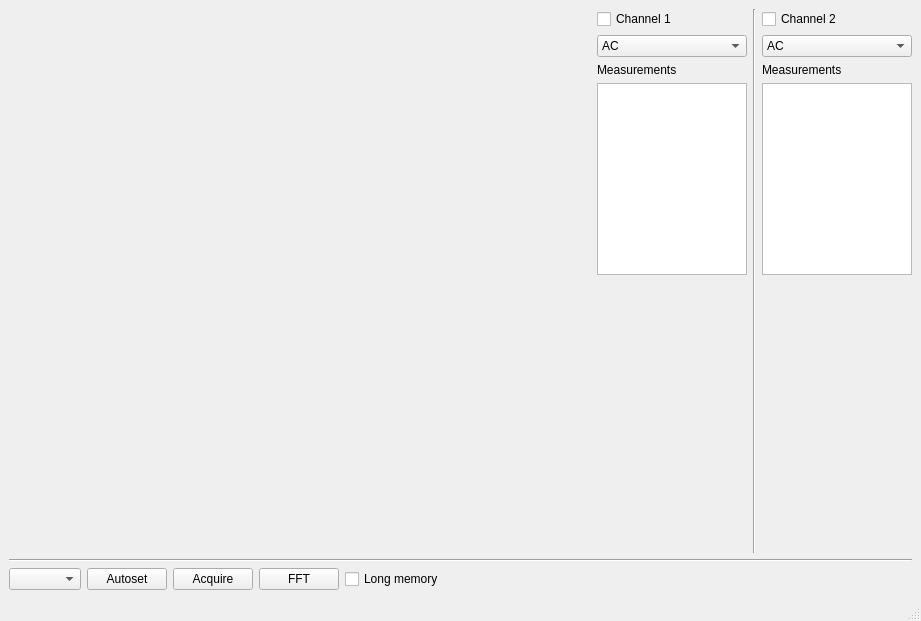
<?xml version="1.0" encoding="UTF-8"?>
<ui version="4.0">
 <class>MainWindow</class>
 <widget class="QMainWindow" name="MainWindow">
  <property name="geometry">
   <rect>
    <x>0</x>
    <y>0</y>
    <width>921</width>
    <height>621</height>
   </rect>
  </property>
  <property name="windowTitle">
   <string>MainWindow</string>
  </property>
  <widget class="QWidget" name="centralwidget">
   <layout class="QVBoxLayout" name="verticalLayout">
    <item>
     <layout class="QHBoxLayout" name="matplot_buttons_hlayout">
      <item>
       <widget class="QWidget" name="matplot_widget" native="true">
        <property name="sizePolicy">
         <sizepolicy hsizetype="Expanding" vsizetype="Expanding">
          <horstretch>0</horstretch>
          <verstretch>0</verstretch>
         </sizepolicy>
        </property>
        <layout class="QVBoxLayout" name="matplot_vlayout"/>
       </widget>
      </item>
      <item>
       <layout class="QVBoxLayout" name="ch1_vlayout">
        <item>
         <widget class="QCheckBox" name="ch1_checkbox">
          <property name="text">
           <string>Channel 1</string>
          </property>
         </widget>
        </item>
        <item>
         <widget class="QComboBox" name="ch1_coupling_combo">
          <item>
           <property name="text">
            <string>AC</string>
           </property>
          </item>
          <item>
           <property name="text">
            <string>DC</string>
           </property>
          </item>
          <item>
           <property name="text">
            <string>GND</string>
           </property>
          </item>
         </widget>
        </item>
        <item>
         <widget class="QLabel" name="ch1_measure_label">
          <property name="text">
           <string>Measurements</string>
          </property>
         </widget>
        </item>
        <item>
         <widget class="QPlainTextEdit" name="ch1_measure_textedit">
          <property name="sizePolicy">
           <sizepolicy hsizetype="Fixed" vsizetype="Fixed">
            <horstretch>0</horstretch>
            <verstretch>0</verstretch>
           </sizepolicy>
          </property>
          <property name="maximumSize">
           <size>
            <width>150</width>
            <height>200</height>
           </size>
          </property>
          <property name="readOnly">
           <bool>true</bool>
          </property>
         </widget>
        </item>
        <item>
         <spacer name="ch1_vspacer">
          <property name="orientation">
           <enum>Qt::Vertical</enum>
          </property>
          <property name="sizeHint" stdset="0">
           <size>
            <width>20</width>
            <height>40</height>
           </size>
          </property>
         </spacer>
        </item>
       </layout>
      </item>
      <item>
       <widget class="Line" name="channels_vline">
        <property name="orientation">
         <enum>Qt::Vertical</enum>
        </property>
       </widget>
      </item>
      <item>
       <layout class="QVBoxLayout" name="ch2_vlayout">
        <item>
         <widget class="QCheckBox" name="ch2_checkbox">
          <property name="text">
           <string>Channel 2</string>
          </property>
         </widget>
        </item>
        <item>
         <widget class="QComboBox" name="ch2_coupling_combo">
          <item>
           <property name="text">
            <string>AC</string>
           </property>
          </item>
          <item>
           <property name="text">
            <string>DC</string>
           </property>
          </item>
          <item>
           <property name="text">
            <string>GND</string>
           </property>
          </item>
         </widget>
        </item>
        <item>
         <widget class="QLabel" name="ch2_measure_label">
          <property name="text">
           <string>Measurements</string>
          </property>
         </widget>
        </item>
        <item>
         <widget class="QPlainTextEdit" name="ch2_measure_textedit">
          <property name="sizePolicy">
           <sizepolicy hsizetype="Fixed" vsizetype="Fixed">
            <horstretch>0</horstretch>
            <verstretch>0</verstretch>
           </sizepolicy>
          </property>
          <property name="maximumSize">
           <size>
            <width>150</width>
            <height>200</height>
           </size>
          </property>
          <property name="readOnly">
           <bool>true</bool>
          </property>
         </widget>
        </item>
        <item>
         <spacer name="ch2_vspacer">
          <property name="orientation">
           <enum>Qt::Vertical</enum>
          </property>
          <property name="sizeHint" stdset="0">
           <size>
            <width>20</width>
            <height>40</height>
           </size>
          </property>
         </spacer>
        </item>
       </layout>
      </item>
     </layout>
    </item>
    <item>
     <widget class="Line" name="hline">
      <property name="orientation">
       <enum>Qt::Horizontal</enum>
      </property>
     </widget>
    </item>
    <item>
     <layout class="QHBoxLayout" name="cmd_query_hlayout">
      <item>
       <widget class="QComboBox" name="serial_combo"/>
      </item>
      <item>
       <widget class="QPushButton" name="autoset_button">
        <property name="text">
         <string>Autoset</string>
        </property>
       </widget>
      </item>
      <item>
       <widget class="QPushButton" name="acquire_button">
        <property name="sizePolicy">
         <sizepolicy hsizetype="Fixed" vsizetype="Fixed">
          <horstretch>0</horstretch>
          <verstretch>0</verstretch>
         </sizepolicy>
        </property>
        <property name="text">
         <string>Acquire</string>
        </property>
       </widget>
      </item>
      <item>
       <widget class="QPushButton" name="fft_button">
        <property name="sizePolicy">
         <sizepolicy hsizetype="Fixed" vsizetype="Fixed">
          <horstretch>0</horstretch>
          <verstretch>0</verstretch>
         </sizepolicy>
        </property>
        <property name="text">
         <string>FFT</string>
        </property>
       </widget>
      </item>
      <item>
       <widget class="QCheckBox" name="longmem_checkbox">
        <property name="text">
         <string>Long memory</string>
        </property>
       </widget>
      </item>
      <item>
       <spacer name="cmd_query_hspacer">
        <property name="orientation">
         <enum>Qt::Horizontal</enum>
        </property>
        <property name="sizeHint" stdset="0">
         <size>
          <width>40</width>
          <height>20</height>
         </size>
        </property>
       </spacer>
      </item>
     </layout>
    </item>
   </layout>
  </widget>
  <widget class="QStatusBar" name="statusBar"/>
 </widget>
 <resources/>
 <connections>
  <connection>
   <sender>acquire_button</sender>
   <signal>clicked()</signal>
   <receiver>MainWindow</receiver>
   <slot>Acquire()</slot>
   <hints>
    <hint type="sourcelabel">
     <x>252</x>
     <y>584</y>
    </hint>
    <hint type="destinationlabel">
     <x>792</x>
     <y>80</y>
    </hint>
   </hints>
  </connection>
  <connection>
   <sender>fft_button</sender>
   <signal>clicked()</signal>
   <receiver>MainWindow</receiver>
   <slot>calculateFFT()</slot>
   <hints>
    <hint type="sourcelabel">
     <x>317</x>
     <y>578</y>
    </hint>
    <hint type="destinationlabel">
     <x>792</x>
     <y>142</y>
    </hint>
   </hints>
  </connection>
  <connection>
   <sender>ch1_coupling_combo</sender>
   <signal>activated(QString)</signal>
   <receiver>MainWindow</receiver>
   <slot>ch1_coupling_changed()</slot>
   <hints>
    <hint type="sourcelabel">
     <x>618</x>
     <y>58</y>
    </hint>
    <hint type="destinationlabel">
     <x>594</x>
     <y>595</y>
    </hint>
   </hints>
  </connection>
  <connection>
   <sender>ch2_coupling_combo</sender>
   <signal>activated(QString)</signal>
   <receiver>MainWindow</receiver>
   <slot>ch2_coupling_changed()</slot>
   <hints>
    <hint type="sourcelabel">
     <x>786</x>
     <y>56</y>
    </hint>
    <hint type="destinationlabel">
     <x>356</x>
     <y>605</y>
    </hint>
   </hints>
  </connection>
  <connection>
   <sender>ch1_checkbox</sender>
   <signal>toggled(bool)</signal>
   <receiver>MainWindow</receiver>
   <slot>ch1_toggled()</slot>
   <hints>
    <hint type="sourcelabel">
     <x>645</x>
     <y>28</y>
    </hint>
    <hint type="destinationlabel">
     <x>678</x>
     <y>599</y>
    </hint>
   </hints>
  </connection>
  <connection>
   <sender>ch2_checkbox</sender>
   <signal>toggled(bool)</signal>
   <receiver>MainWindow</receiver>
   <slot>ch2_toggled()</slot>
   <hints>
    <hint type="sourcelabel">
     <x>833</x>
     <y>21</y>
    </hint>
    <hint type="destinationlabel">
     <x>861</x>
     <y>591</y>
    </hint>
   </hints>
  </connection>
  <connection>
   <sender>autoset_button</sender>
   <signal>clicked()</signal>
   <receiver>MainWindow</receiver>
   <slot>aset()</slot>
   <hints>
    <hint type="sourcelabel">
     <x>128</x>
     <y>575</y>
    </hint>
    <hint type="destinationlabel">
     <x>154</x>
     <y>593</y>
    </hint>
   </hints>
  </connection>
 </connections>
 <slots>
  <slot>Acquire()</slot>
  <slot>calculateFFT()</slot>
  <slot>ch1_toggled()</slot>
  <slot>ch2_toggled()</slot>
  <slot>ch1_coupling_changed()</slot>
  <slot>ch2_coupling_changed()</slot>
  <slot>serial_changed(QString)</slot>
  <slot>aset()</slot>
 </slots>
</ui>
